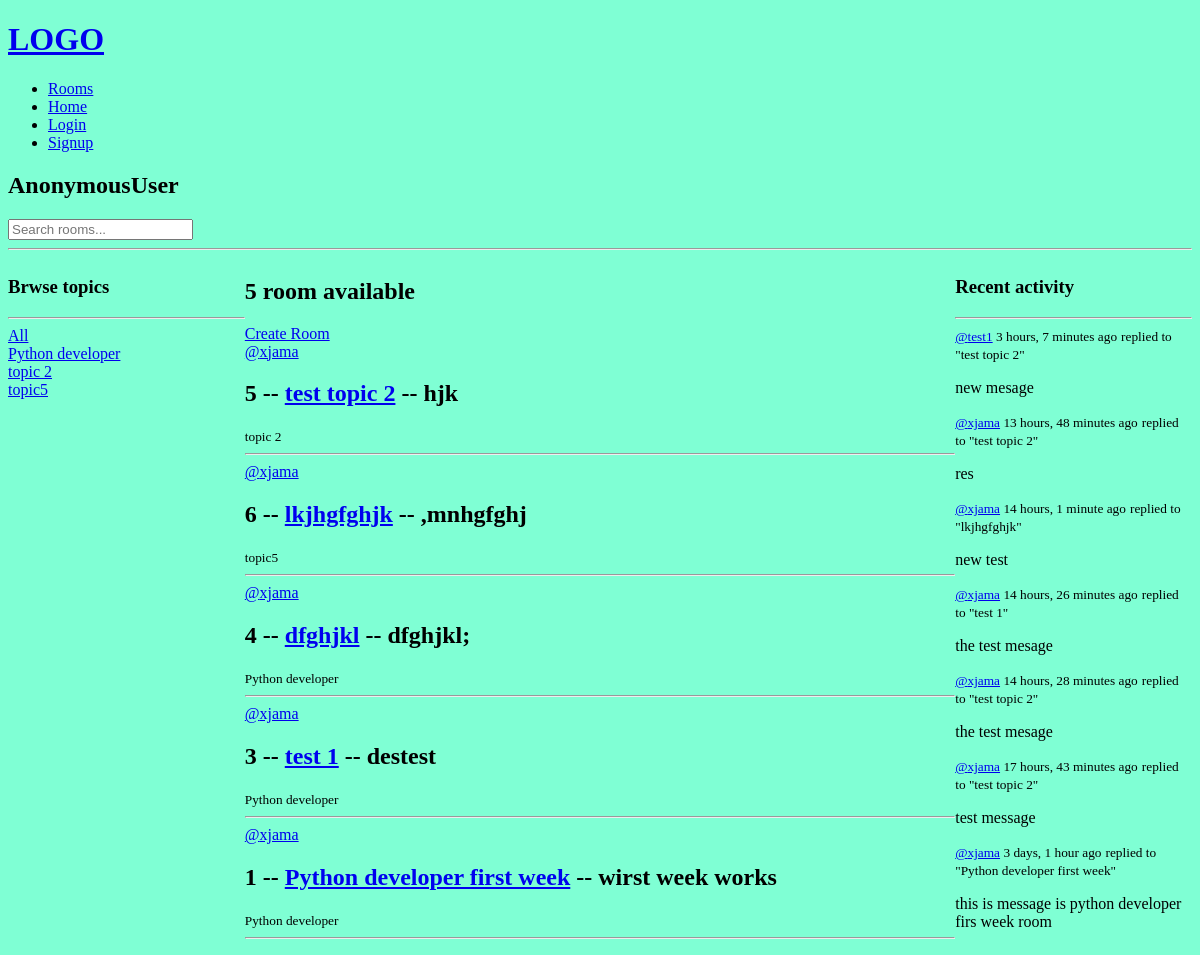
The app's page /, older data.
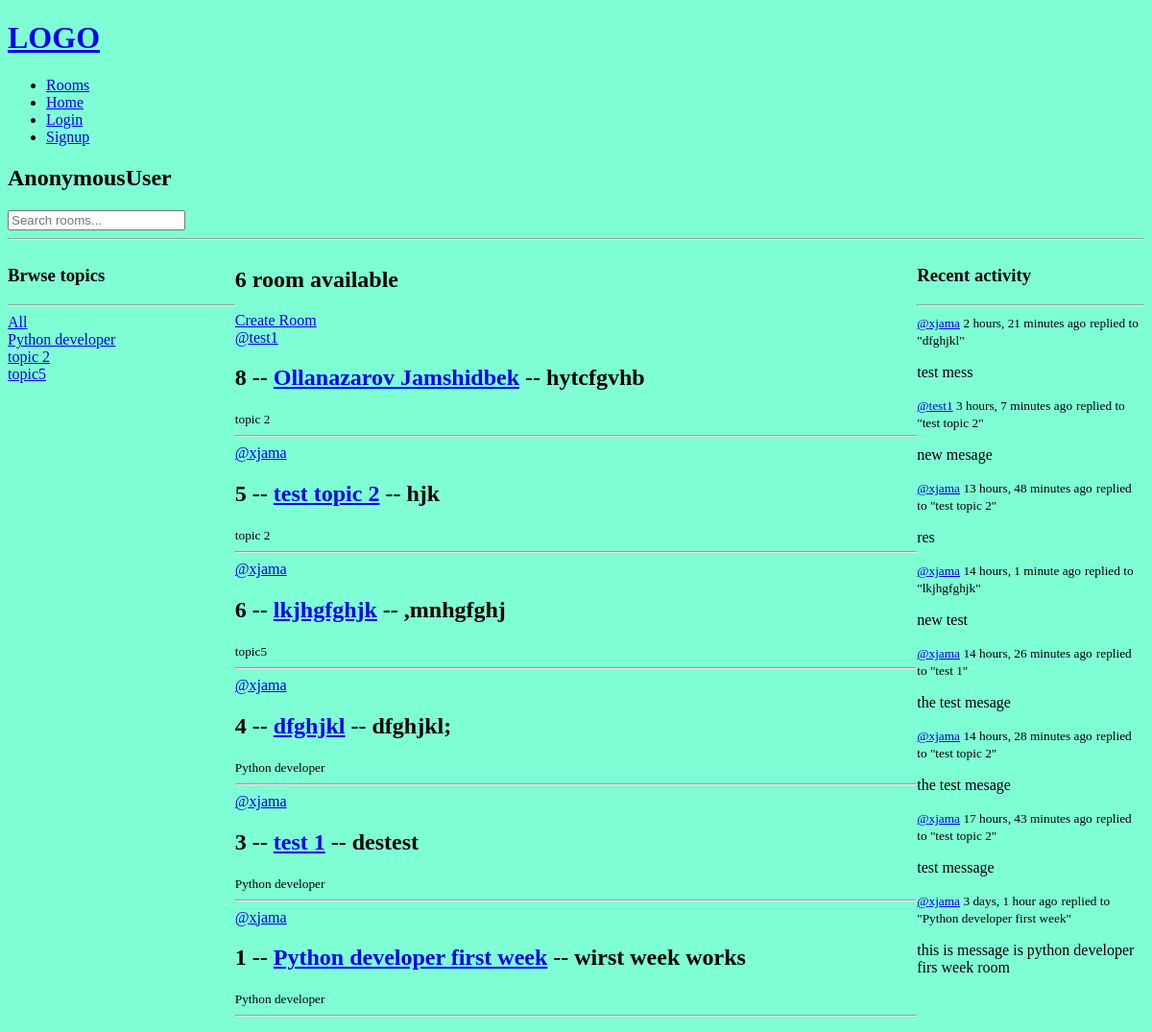
The same page, newer data.
### base/models.py (models this page shows, shortened)
class Topic(models.Model):
    name = models.CharField(max_length=200)

class Room(models.Model):
    host = models.ForeignKey(User, on_delete=models.SET_NULL, null=True)
    topic = models.ForeignKey(Topic, on_delete=models.SET_NULL, null=True)
    participants = models.ManyToManyField(User, related_name='participants', blank=True)
    name = models.CharField(max_length=200)
    description = models.TextField()
    updated = models.DateTimeField(auto_now=True)
    created = models.DateTimeField(auto_now_add = True)
    class Meta:
        ordering = ['-updated', '-created']
    def __str__(self) -> str:
        return self.name

class Message(models.Model):
    user = models.ForeignKey(User, on_delete=models.SET_NULL, null=True)
    room = models.ForeignKey(Room, on_delete=models.SET_NULL, null=True, related_name="room")
    body = models.TextField()
    updated = models.DateTimeField(auto_now=True)
    created = models.DateTimeField(auto_now_add = True)
    class Meta:
        ordering = ['-updated', '-created']
    def __str__(self) -> str:
        return self.body[:60]

### base/views.py (the view)
# urls.py: path("", views.home, name="home"),
def home(request):
    q = request.GET.get('q') if request.GET.get('q') else ""
    rooms_data = Room.objects.filter(Q(topic__name__icontains = q) |
                                       Q(name__icontains = q) |
                                       Q(description__icontains = q))
    topics_data = Topic.objects.all()
    rooms_count = rooms_data.count()
    messages_data = Message.objects.filter(Q(room__topic__name__icontains=q) |
                                           Q(room__name__icontains = q) |
                                           Q(room__description__icontains = q))
    context = {'rooms': rooms_data, 'topics': topics_data, "rooms_count": rooms_count, 'messages_data': messages_data}
    return render(request, "base/home.html", context)

### base/templates/base/home.html (shortened to what this page needs)
{% extends "main.html" %}
{% block content %}
<div class="home-container">
    <div>
        {% include 'base/topics_component.html' %}
    </div>
    <div>
        <h2>{{rooms_count}} room available</h2>
        <a href="{% url 'create-room' %}">Create Room</a>
        {% include 'base/feed_component.html' %}
    </div>
    <div>
        {% include 'base/activity_component.html' %}
    </div>
</div>
{% endblock content %}

### base/templates/base/topics_component.html
<h3>Brwse topics</h3>
        <hr>
        <a href="{% url 'home' %}">All</a>
        {% for topic in topics %}
            <div>
                <a href="{% url 'home' %}?q={{topic.name}}">{{topic.name}}</a>
            </div>
        {% endfor %}

### base/templates/base/feed_component.html (shortened to what this page needs)
<div>
    {% for room in rooms %}
    <div>
        <span><a href="{% url 'user-profile' room.host.id %}">@{{room.host.username}}</a></span>
        <h2>{{ room.id }} -- <a href="{% url 'room' room.id %}">{{ room.name }}</a> -- {{ room.description }}</h2>
        <small>{{room.topic.name}}</small>
        <hr>
    </div>
    {% endfor %}
</div>

### base/templates/base/activity_component.html (shortened to what this page needs)
<h3>Recent activity</h3>
<hr>
{% for message in messages_data %}
    <div>
        <small><a href="{% url 'user-profile' message.user.id %}">@{{ message.user}}</a> {{message.created|timesince }} ago</small>
        <small>replied to "{{ message.room }}"</small>
        <p>{{message}}</p>
    </div>
{% endfor %}

Row changes from the older to the newer data that the page shows:
added Room: host.username "test1", id "8", name "Ollanazarov Jamshidbek", description "hytcfgvhb", topic.name "topic 2"
added Message: user "xjama", created "2 hours, 21 minutes", room "dfghjkl", body "test mess"
Text that changed along with them:
{{ rooms_count }}: "5" → "6"
